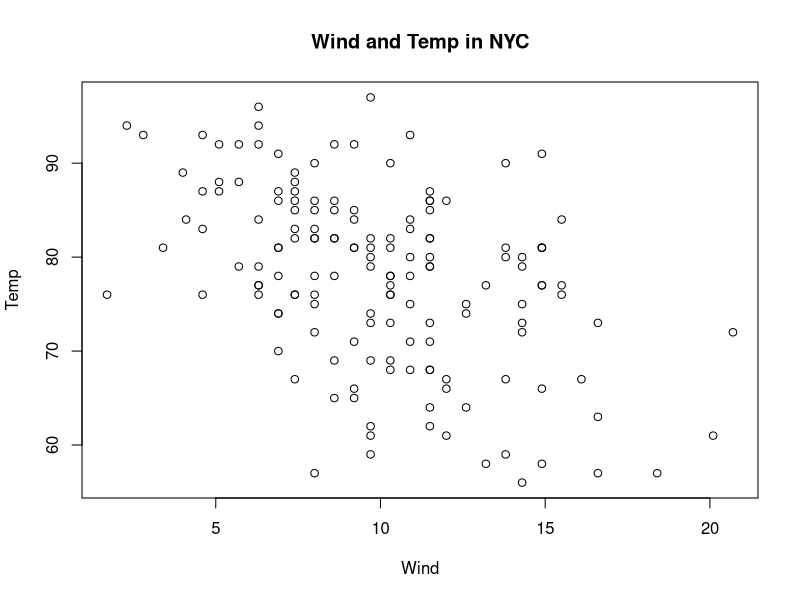
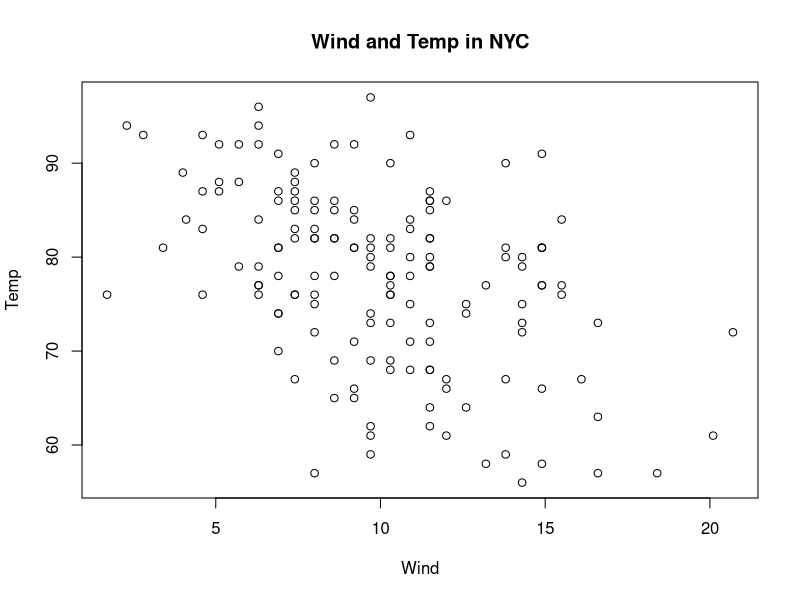

Reproduce these figures in R, in order.
# R支持的图形设备
# 什么事图形设备
#  屏幕设备（探索性分析常用）：电脑屏幕
#   windows() on Windows/quartz() on Mac/xll() on Unix or Linux 
#  文件设备（打印/文章用图常用）
#   向量格式（vector format）：PDF 【可调整大小，小量数据，适合存储线条图】
#   位图（bitmap format）：PNG/JPEG/TIFF/BMP【不可调整大小，大量数据，如照片】
#  grDevise包
#   包含了实现各种图形设备的代码
#   ?Devises如PDF/PNG/BMP

# 生成图形的两种途径
#  调用绘图函数（默认使用屏幕）->屏幕设备显示图形->进一步修饰图形
#  明确指定图形设备->调用绘图函数（如果指定的是文件设备则无法在屏幕上看到图形）->进一步修饰图形->关闭图形设备dev.off()
#  可以同时打开多个设备，但一次只能在一个设备上绘图
#   dev.cur()/dev.set()

# 拷贝图形
#  多个设备之间互相拷贝：dev.copy
#   拷贝到PDF文件：dev.copy2pdf
#  注意：拷贝的结果可能与原图有出入

pdf(file="myfile.pdf")
with(airquality, plot(Wind, Temp, main="Wind and Temp in NYC"))
dev.off() # 在工作路径下存储了pdf文件

getwd() # 显示当前工作路径

with(airquality, plot(Wind, Temp, main="Wind and Temp in NYC")) # 默认使用屏幕设备
dev.copy(png, file="mycopy.png")
dev.off()

# 绘图前请思考
#  在哪里绘图（屏幕？文件？）
#  如何使用图（屏幕呈现？网页呈现？文章用途？）
#  用于绘图的数据量的大小？（向量格式vs.位图）
#  是否需要动态调整图的大小？（向量格式vs.位图）
#  用哪个绘图系统（Base/Lattice/ggplot2）?一般三者不混用


